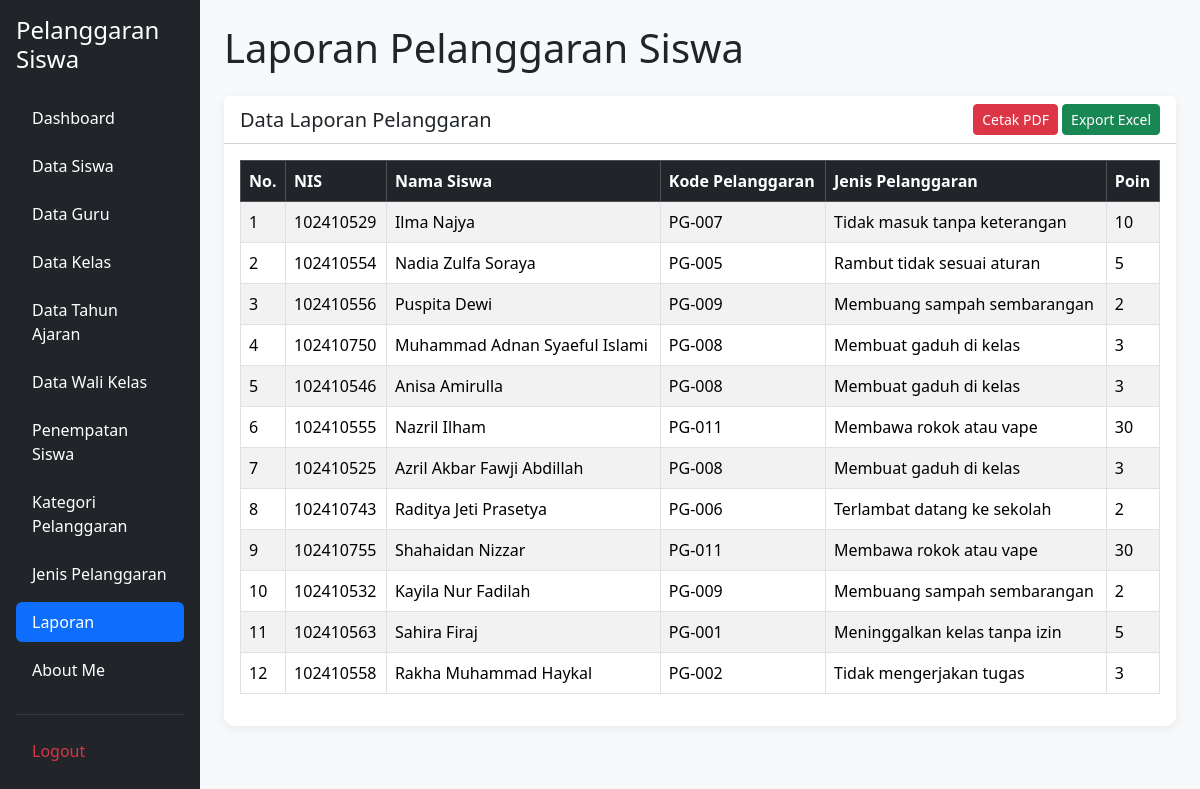
Page /laporan.php (signed in) on the committed database.
### tables this page shows
CREATE TABLE `t_pelanggaran_siswa` (
  `id` int(11) NOT NULL,
  `tahun_ajaran_id` int(11) DEFAULT NULL,
  `siswa_id` int(11) DEFAULT NULL,
  `nama_siswa` varchar(150) NOT NULL,
  `kelas_id` int(11) DEFAULT NULL,
  `nama_kelas` varchar(100) NOT NULL,
  `pelanggaran_id` int(11) DEFAULT NULL,
  `nama_pelanggaran` varchar(150) NOT NULL,
  `pelanggaran_kategori_id` int(11) DEFAULT NULL,
  `guru_id` int(11) DEFAULT NULL,
  `nama_guru` varchar(150) NOT NULL,
  `tanggal` date DEFAULT NULL,
  `keterangan` text NOT NULL,
  `poin` int(11) NOT NULL,
  `tindakan` text NOT NULL,
  `status` varchar(30) NOT NULL,
  `created_at` timestamp NOT NULL DEFAULT current_timestamp(),
  `updated_at` timestamp NOT NULL DEFAULT current_timestamp()
);

CREATE TABLE `t_siswa` (
  `id` int(11) NOT NULL,
  `nis` varchar(10) DEFAULT NULL,
  `nisn` varchar(10) NOT NULL,
  `nama` varchar(150) DEFAULT NULL,
  `jenis_kelamin` char(1) NOT NULL,
  `tanggal_lahir` date NOT NULL,
  `alamat` text NOT NULL,
  `status_aktif` tinyint(1) NOT NULL,
  `created_at` timestamp NOT NULL DEFAULT current_timestamp(),
  `updated_at` timestamp NOT NULL DEFAULT current_timestamp()
);

CREATE TABLE `t_pelanggaran` (
  `id` int(11) NOT NULL,
  `pelanggaran_kategori_id` int(11) DEFAULT NULL,
  `kode` varchar(30) DEFAULT NULL,
  `nama` varchar(150) DEFAULT NULL,
  `poin` int(11) NOT NULL,
  `deskripsi` text NOT NULL,
  `status_aktif` tinyint(1) NOT NULL,
  `created_at` timestamp NOT NULL DEFAULT current_timestamp(),
  `updated_at` timestamp NOT NULL DEFAULT current_timestamp()
);

### laporan.php (the view, shortened to what this page needs)
<?php
include 'config/koneksi.php';
$sql = "
    SELECT
        ps.id,
        s.nis,
        s.nama AS nama_siswa,
        p.kode,
        p.nama AS nama_pelanggaran,
        p.poin
    FROM t_pelanggaran_siswa ps
    JOIN t_siswa s
        ON ps.siswa_id = s.id
    JOIN t_pelanggaran p
        ON ps.pelanggaran_id = p.id
    ORDER BY ps.id DESC
";
$hasil = mysqli_query($koneksi, $sql);
?>
<!DOCTYPE html>
<html lang="id">
<head>
    <link href="https://cdn.jsdelivr.net/npm/bootstrap@5.3.8/dist/css/bootstrap.min.css"
          rel="stylesheet">
    <link href="https://cdn.datatables.net/2.3.4/css/dataTables.bootstrap5.min.css"
          rel="stylesheet">
</head>
<body>
<div class="container-fluid">
    <div class="row">
        <?php include 'layout/sidebar.php'; ?>
        <main class="col-md-9 col-lg-10 p-4">
             <h1 class="mb-4">Laporan Pelanggaran Siswa</h1>
            <div class="card">
                <div class="card-header bg-white d-flex
                            justify-content-between align-items-center">
                    <h5 class="mb-0">Data Laporan Pelanggaran</h5>
                    <div class="no-print">
                        <button type="button"
                                onclick="cetakPDF()"
                                class="btn btn-danger btn-sm">
                            Cetak PDF
                        </button>
                        <a href="laporan.php?export=excel"
                           class="btn btn-success btn-sm">
                            Export Excel
                        </a>
                    </div>
                </div>
                <div class="card-body">
                    <div class="table-responsive">
                        <table id="tabelWaliKelas"
                               class="table table-striped table-bordered table-hover align-middle w-100">
                            <thead class="table-dark">
                                <tr>
                                    <th>No.</th>
                                    <th>NIS</th>
                                    <th>Nama Siswa</th>
                                    <th>Kode Pelanggaran</th>
                                    <th>Jenis Pelanggaran</th>
                                    <th>Poin</th>
                                </tr>
                            </thead>
                            <tbody>
                                <?php
                                $no = 1;
                                while ($row = mysqli_fetch_assoc($hasil)) {
                                ?>
                                    <tr>
                                        <td><?= $no++; ?></td>
                                        <td>
                                            <?= htmlspecialchars(
                                                (string) $row['nis'],
                                                ENT_QUOTES,
                                                'UTF-8'
                                            ); ?>
                                        </td>
                                        <td>
                                            <?= htmlspecialchars(
                                                (string) $row['nama_siswa'],
                                                ENT_QUOTES,
                                                'UTF-8'
                                            ); ?>
                                        </td>
                                        <td>
                                            <?= htmlspecialchars(
                                                (string) ($row['kode'] ?? ''),
                                                ENT_QUOTES,
                                                'UTF-8'
                                            ); ?>
                                        </td>
                                        <td>
                                            <?= htmlspecialchars(
                                                (string) $row['nama_pelanggaran'],
                                                ENT_QUOTES,
                                                'UTF-8'
                                            ); ?>
                                        </td>
                                        <td><?= (int) $row['poin']; ?></td>
                                    </tr>
                                <?php } ?>
                            </tbody>
                        </table>
                    </div>
                </div>
            </div>
        </main>
    </div>
</div>
</body>
</html>

### laporan.php (style rules this page uses)
body { background-color: #f8f9fa; }
main { min-height: 100vh; }
.card { border: none; border-radius: 10px; box-shadow: 0 2px 10px rgba(0, 0, 0, 0.08); }

### rows in the picture
t_pelanggaran_siswa: siswa.nis "102410529", siswa.nama "Ilma Najya", pelanggaran.kode "PG-007", pelanggaran.nama "Tidak masuk tanpa keterangan", pelanggaran.poin "10"
t_pelanggaran_siswa: siswa.nis "102410554", siswa.nama "Nadia Zulfa Soraya", pelanggaran.kode "PG-005", pelanggaran.nama "Rambut tidak sesuai aturan", pelanggaran.poin "5"
t_pelanggaran_siswa: siswa.nis "102410556", siswa.nama "Puspita Dewi", pelanggaran.kode "PG-009", pelanggaran.nama "Membuang sampah sembarangan", pelanggaran.poin "2"
t_pelanggaran_siswa: siswa.nis "102410750", siswa.nama "Muhammad Adnan Syaeful Islami", pelanggaran.kode "PG-008", pelanggaran.nama "Membuat gaduh di kelas", pelanggaran.poin "3"
t_pelanggaran_siswa: siswa.nis "102410546", siswa.nama "Anisa Amirulla", pelanggaran.kode "PG-008", pelanggaran.nama "Membuat gaduh di kelas", pelanggaran.poin "3"
t_pelanggaran_siswa: siswa.nis "102410555", siswa.nama "Nazril Ilham", pelanggaran.kode "PG-011", pelanggaran.nama "Membawa rokok atau vape", pelanggaran.poin "30"
t_pelanggaran_siswa: siswa.nis "102410525", siswa.nama "Azril Akbar Fawji Abdillah", pelanggaran.kode "PG-008", pelanggaran.nama "Membuat gaduh di kelas", pelanggaran.poin "3"
t_pelanggaran_siswa: siswa.nis "102410743", siswa.nama "Raditya Jeti Prasetya", pelanggaran.kode "PG-006", pelanggaran.nama "Terlambat datang ke sekolah", pelanggaran.poin "2"
t_pelanggaran_siswa: siswa.nis "102410755", siswa.nama "Shahaidan Nizzar", pelanggaran.kode "PG-011", pelanggaran.nama "Membawa rokok atau vape", pelanggaran.poin "30"
t_pelanggaran_siswa: siswa.nis "102410532", siswa.nama "Kayila Nur Fadilah", pelanggaran.kode "PG-009", pelanggaran.nama "Membuang sampah sembarangan", pelanggaran.poin "2"
t_pelanggaran_siswa: siswa.nis "102410563", siswa.nama "Sahira Firaj", pelanggaran.kode "PG-001", pelanggaran.nama "Meninggalkan kelas tanpa izin", pelanggaran.poin "5"
t_pelanggaran_siswa: siswa.nis "102410558", siswa.nama "Rakha Muhammad Haykal", pelanggaran.kode "PG-002", pelanggaran.nama "Tidak mengerjakan tugas", pelanggaran.poin "3"
